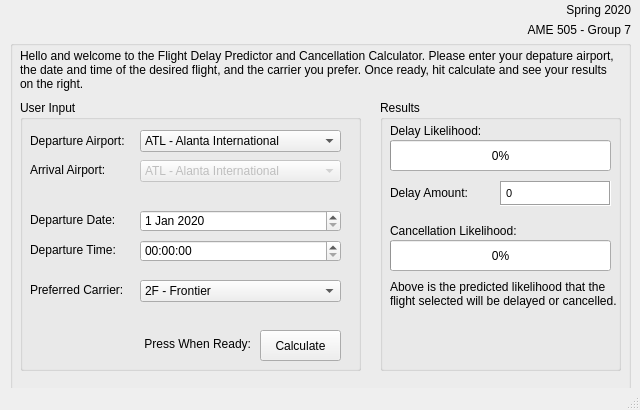
<?xml version="1.0" encoding="UTF-8"?>
<ui version="4.0">
 <class>MainWindow</class>
 <widget class="QMainWindow" name="MainWindow">
  <property name="windowModality">
   <enum>Qt::NonModal</enum>
  </property>
  <property name="geometry">
   <rect>
    <x>0</x>
    <y>0</y>
    <width>640</width>
    <height>410</height>
   </rect>
  </property>
  <property name="minimumSize">
   <size>
    <width>640</width>
    <height>410</height>
   </size>
  </property>
  <property name="maximumSize">
   <size>
    <width>640</width>
    <height>410</height>
   </size>
  </property>
  <property name="windowTitle">
   <string>MainWindow</string>
  </property>
  <widget class="QWidget" name="centralwidget">
   <widget class="QLabel" name="Logo">
    <property name="geometry">
     <rect>
      <x>10</x>
      <y>10</y>
      <width>401</width>
      <height>61</height>
     </rect>
    </property>
    <property name="text">
     <string>&lt;html&gt;&lt;head/&gt;&lt;body&gt;&lt;p&gt;&lt;img src=&quot;:/Images/Logo.png&quot;/&gt;&lt;/p&gt;&lt;/body&gt;&lt;/html&gt;</string>
    </property>
   </widget>
   <widget class="QLabel" name="GroupTitle">
    <property name="geometry">
     <rect>
      <x>410</x>
      <y>10</y>
      <width>221</width>
      <height>41</height>
     </rect>
    </property>
    <property name="text">
     <string>&lt;html&gt;&lt;head/&gt;&lt;body&gt;&lt;p align=&quot;right&quot;&gt;AME 505 - Group 7&lt;/p&gt;&lt;/body&gt;&lt;/html&gt;</string>
    </property>
   </widget>
   <widget class="QGroupBox" name="groupBox">
    <property name="geometry">
     <rect>
      <x>10</x>
      <y>40</y>
      <width>621</width>
      <height>351</height>
     </rect>
    </property>
    <property name="title">
     <string/>
    </property>
    <widget class="QLabel" name="label_5">
     <property name="geometry">
      <rect>
       <x>10</x>
       <y>0</y>
       <width>601</width>
       <height>61</height>
      </rect>
     </property>
     <property name="text">
      <string>&lt;html&gt;&lt;head/&gt;&lt;body&gt;&lt;p&gt;Hello and welcome to the Flight Delay Predictor and Cancellation Calculator. Please enter your depature airport, the date and time of the desired flight, and the carrier you prefer. Once ready, hit calculate and see your results on the right.&lt;/p&gt;&lt;/body&gt;&lt;/html&gt;</string>
     </property>
     <property name="wordWrap">
      <bool>true</bool>
     </property>
    </widget>
    <widget class="QGroupBox" name="UserInput">
     <property name="geometry">
      <rect>
       <x>10</x>
       <y>60</y>
       <width>341</width>
       <height>271</height>
      </rect>
     </property>
     <property name="title">
      <string>User Input</string>
     </property>
     <widget class="QLabel" name="label_4">
      <property name="geometry">
       <rect>
        <x>10</x>
        <y>31</y>
        <width>131</width>
        <height>20</height>
       </rect>
      </property>
      <property name="text">
       <string>Departure Airport:</string>
      </property>
     </widget>
     <widget class="QComboBox" name="DepartureAirport">
      <property name="geometry">
       <rect>
        <x>120</x>
        <y>30</y>
        <width>201</width>
        <height>22</height>
       </rect>
      </property>
      <item>
       <property name="text">
        <string>ATL - Alanta International</string>
       </property>
      </item>
      <item>
       <property name="text">
        <string>DEN - Denver International </string>
       </property>
      </item>
      <item>
       <property name="text">
        <string>DFW - Dallas/Fort Worth International</string>
       </property>
      </item>
      <item>
       <property name="text">
        <string>EWR - Newark International</string>
       </property>
      </item>
      <item>
       <property name="text">
        <string>HNL - Honolulu International</string>
       </property>
      </item>
      <item>
       <property name="text">
        <string>JFK - John F. Kennedy International</string>
       </property>
      </item>
      <item>
       <property name="text">
        <string>LAX - Los Angeles International</string>
       </property>
      </item>
      <item>
       <property name="text">
        <string>OGG - Kahului Regional</string>
       </property>
      </item>
      <item>
       <property name="text">
        <string>SEA - Seattle International</string>
       </property>
      </item>
      <item>
       <property name="text">
        <string>SFO - San Francisco International</string>
       </property>
      </item>
     </widget>
     <widget class="QLabel" name="label_6">
      <property name="geometry">
       <rect>
        <x>10</x>
        <y>60</y>
        <width>131</width>
        <height>20</height>
       </rect>
      </property>
      <property name="text">
       <string>Arrival Airport:</string>
      </property>
     </widget>
     <widget class="QDateEdit" name="DepartureDate">
      <property name="geometry">
       <rect>
        <x>120</x>
        <y>110</y>
        <width>201</width>
        <height>22</height>
       </rect>
      </property>
      <property name="date">
       <date>
        <year>2020</year>
        <month>1</month>
        <day>1</day>
       </date>
      </property>
     </widget>
     <widget class="QComboBox" name="ArrivalAirport">
      <property name="enabled">
       <bool>false</bool>
      </property>
      <property name="geometry">
       <rect>
        <x>120</x>
        <y>60</y>
        <width>201</width>
        <height>22</height>
       </rect>
      </property>
      <item>
       <property name="text">
        <string>ATL - Alanta International</string>
       </property>
      </item>
      <item>
       <property name="text">
        <string>DEN - Denver International </string>
       </property>
      </item>
      <item>
       <property name="text">
        <string>DFW - Dallas/Fort Worth International</string>
       </property>
      </item>
      <item>
       <property name="text">
        <string>EWR - Newark International</string>
       </property>
      </item>
      <item>
       <property name="text">
        <string>HNL - Honolulu International</string>
       </property>
      </item>
      <item>
       <property name="text">
        <string>JFK - John F. Kennedy International</string>
       </property>
      </item>
      <item>
       <property name="text">
        <string>LAX - Los Angeles International</string>
       </property>
      </item>
      <item>
       <property name="text">
        <string>OGG - Kahului Regional</string>
       </property>
      </item>
      <item>
       <property name="text">
        <string>SEA - Seattle International</string>
       </property>
      </item>
      <item>
       <property name="text">
        <string>SFO - San Francisco International</string>
       </property>
      </item>
     </widget>
     <widget class="QLabel" name="label_7">
      <property name="geometry">
       <rect>
        <x>10</x>
        <y>110</y>
        <width>131</width>
        <height>20</height>
       </rect>
      </property>
      <property name="text">
       <string>Departure Date:</string>
      </property>
     </widget>
     <widget class="QLabel" name="label_8">
      <property name="geometry">
       <rect>
        <x>10</x>
        <y>140</y>
        <width>131</width>
        <height>20</height>
       </rect>
      </property>
      <property name="text">
       <string>Departure Time: </string>
      </property>
     </widget>
     <widget class="QTimeEdit" name="DepartureTime">
      <property name="geometry">
       <rect>
        <x>120</x>
        <y>140</y>
        <width>201</width>
        <height>22</height>
       </rect>
      </property>
     </widget>
     <widget class="QLabel" name="label_9">
      <property name="geometry">
       <rect>
        <x>10</x>
        <y>180</y>
        <width>131</width>
        <height>20</height>
       </rect>
      </property>
      <property name="text">
       <string>Preferred Carrier:</string>
      </property>
     </widget>
     <widget class="QComboBox" name="Airline">
      <property name="geometry">
       <rect>
        <x>120</x>
        <y>180</y>
        <width>201</width>
        <height>22</height>
       </rect>
      </property>
      <item>
       <property name="text">
        <string>2F - Frontier </string>
       </property>
      </item>
      <item>
       <property name="text">
        <string>AA - American </string>
       </property>
      </item>
      <item>
       <property name="text">
        <string>AS - Alaska</string>
       </property>
      </item>
      <item>
       <property name="text">
        <string>B6 - Jet Blue</string>
       </property>
      </item>
      <item>
       <property name="text">
        <string>DL - Delta</string>
       </property>
      </item>
      <item>
       <property name="text">
        <string>G4 - Allegiant Air</string>
       </property>
      </item>
      <item>
       <property name="text">
        <string>HA - Hawaiian</string>
       </property>
      </item>
      <item>
       <property name="text">
        <string>NK - Sprint</string>
       </property>
      </item>
      <item>
       <property name="text">
        <string>NA - United</string>
       </property>
      </item>
      <item>
       <property name="text">
        <string>WN - Southwest</string>
       </property>
      </item>
     </widget>
     <widget class="QPushButton" name="Calculate">
      <property name="geometry">
       <rect>
        <x>240</x>
        <y>230</y>
        <width>81</width>
        <height>31</height>
       </rect>
      </property>
      <property name="text">
       <string>Calculate</string>
      </property>
     </widget>
     <widget class="QLabel" name="label_10">
      <property name="geometry">
       <rect>
        <x>100</x>
        <y>229</y>
        <width>131</width>
        <height>31</height>
       </rect>
      </property>
      <property name="text">
       <string>&lt;html&gt;&lt;head/&gt;&lt;body&gt;&lt;p align=&quot;right&quot;&gt;Press When Ready:&lt;/p&gt;&lt;/body&gt;&lt;/html&gt;</string>
      </property>
     </widget>
    </widget>
    <widget class="QGroupBox" name="Results">
     <property name="geometry">
      <rect>
       <x>370</x>
       <y>60</y>
       <width>241</width>
       <height>271</height>
      </rect>
     </property>
     <property name="title">
      <string>Results</string>
     </property>
     <widget class="QProgressBar" name="DelayPercent">
      <property name="geometry">
       <rect>
        <x>10</x>
        <y>40</y>
        <width>221</width>
        <height>31</height>
       </rect>
      </property>
      <property name="autoFillBackground">
       <bool>false</bool>
      </property>
      <property name="value">
       <number>0</number>
      </property>
      <property name="alignment">
       <set>Qt::AlignRight|Qt::AlignTrailing|Qt::AlignVCenter</set>
      </property>
      <property name="textVisible">
       <bool>true</bool>
      </property>
      <property name="orientation">
       <enum>Qt::Horizontal</enum>
      </property>
      <property name="invertedAppearance">
       <bool>false</bool>
      </property>
      <property name="textDirection">
       <enum>QProgressBar::TopToBottom</enum>
      </property>
      <property name="format">
       <string>%p%</string>
      </property>
     </widget>
     <widget class="QLabel" name="label_11">
      <property name="geometry">
       <rect>
        <x>10</x>
        <y>20</y>
        <width>131</width>
        <height>21</height>
       </rect>
      </property>
      <property name="text">
       <string>Delay Likelihood:</string>
      </property>
     </widget>
     <widget class="QLabel" name="label_12">
      <property name="geometry">
       <rect>
        <x>10</x>
        <y>120</y>
        <width>151</width>
        <height>21</height>
       </rect>
      </property>
      <property name="text">
       <string>Cancellation Likelihood:</string>
      </property>
     </widget>
     <widget class="QProgressBar" name="CancellationPercent">
      <property name="geometry">
       <rect>
        <x>10</x>
        <y>140</y>
        <width>221</width>
        <height>31</height>
       </rect>
      </property>
      <property name="maximum">
       <number>10</number>
      </property>
      <property name="value">
       <number>0</number>
      </property>
      <property name="alignment">
       <set>Qt::AlignCenter</set>
      </property>
      <property name="format">
       <string>%v%</string>
      </property>
     </widget>
     <widget class="QLabel" name="label_13">
      <property name="geometry">
       <rect>
        <x>10</x>
        <y>80</y>
        <width>91</width>
        <height>25</height>
       </rect>
      </property>
      <property name="text">
       <string>Delay Amount:</string>
      </property>
     </widget>
     <widget class="QLabel" name="label_2">
      <property name="geometry">
       <rect>
        <x>10</x>
        <y>180</y>
        <width>231</width>
        <height>51</height>
       </rect>
      </property>
      <property name="text">
       <string>&lt;html&gt;&lt;head/&gt;&lt;body&gt;&lt;p&gt;Above is the predicted likelihood that the flight selected will be delayed or cancelled.&lt;/p&gt;&lt;/body&gt;&lt;/html&gt;</string>
      </property>
      <property name="alignment">
       <set>Qt::AlignLeading|Qt::AlignLeft|Qt::AlignTop</set>
      </property>
      <property name="wordWrap">
       <bool>true</bool>
      </property>
     </widget>
     <widget class="QTextBrowser" name="DelayAmount">
      <property name="geometry">
       <rect>
        <x>120</x>
        <y>81</y>
        <width>111</width>
        <height>25</height>
       </rect>
      </property>
      <property name="contextMenuPolicy">
       <enum>Qt::PreventContextMenu</enum>
      </property>
      <property name="layoutDirection">
       <enum>Qt::LeftToRight</enum>
      </property>
      <property name="frameShape">
       <enum>QFrame::Box</enum>
      </property>
      <property name="verticalScrollBarPolicy">
       <enum>Qt::ScrollBarAlwaysOff</enum>
      </property>
      <property name="horizontalScrollBarPolicy">
       <enum>Qt::ScrollBarAlwaysOff</enum>
      </property>
      <property name="sizeAdjustPolicy">
       <enum>QAbstractScrollArea::AdjustIgnored</enum>
      </property>
      <property name="autoFormatting">
       <set>QTextEdit::AutoNone</set>
      </property>
      <property name="documentTitle">
       <string notr="true"/>
      </property>
      <property name="lineWrapMode">
       <enum>QTextEdit::NoWrap</enum>
      </property>
      <property name="lineWrapColumnOrWidth">
       <number>0</number>
      </property>
      <property name="html">
       <string>&lt;!DOCTYPE HTML PUBLIC &quot;-//W3C//DTD HTML 4.0//EN&quot; &quot;http://www.w3.org/TR/REC-html40/strict.dtd&quot;&gt;
&lt;html&gt;&lt;head&gt;&lt;meta name=&quot;qrichtext&quot; content=&quot;1&quot; /&gt;&lt;style type=&quot;text/css&quot;&gt;
p, li { white-space: pre-wrap; }
&lt;/style&gt;&lt;/head&gt;&lt;body style=&quot; font-family:'.AppleSystemUIFont'; font-size:13pt; font-weight:400; font-style:normal;&quot;&gt;
&lt;p style=&quot; margin-top:0px; margin-bottom:0px; margin-left:0px; margin-right:0px; -qt-block-indent:0; text-indent:0px;&quot;&gt;&lt;span style=&quot; font-family:'MS Shell Dlg 2'; font-size:8.25pt;&quot;&gt;0&lt;/span&gt;&lt;/p&gt;&lt;/body&gt;&lt;/html&gt;</string>
      </property>
      <property name="overwriteMode">
       <bool>false</bool>
      </property>
      <property name="acceptRichText">
       <bool>true</bool>
      </property>
      <property name="placeholderText">
       <string>None</string>
      </property>
     </widget>
    </widget>
   </widget>
   <widget class="QLabel" name="Semester">
    <property name="geometry">
     <rect>
      <x>410</x>
      <y>-10</y>
      <width>221</width>
      <height>41</height>
     </rect>
    </property>
    <property name="text">
     <string>&lt;html&gt;&lt;head/&gt;&lt;body&gt;&lt;p align=&quot;right&quot;&gt;Spring 2020&lt;/p&gt;&lt;/body&gt;&lt;/html&gt;</string>
    </property>
   </widget>
   <zorder>GroupTitle</zorder>
   <zorder>groupBox</zorder>
   <zorder>Semester</zorder>
   <zorder>Logo</zorder>
  </widget>
  <widget class="QStatusBar" name="statusbar"/>
  <action name="actionNew">
   <property name="icon">
    <iconset>
     <normalon>:/Images/icons8-add-file-32.png</normalon>
    </iconset>
   </property>
   <property name="text">
    <string>New</string>
   </property>
  </action>
  <action name="actionClose">
   <property name="icon">
    <iconset>
     <normalon>:/Images/icons8-trash-can-32.png</normalon>
    </iconset>
   </property>
   <property name="text">
    <string>Close</string>
   </property>
  </action>
  <action name="actionTutorial">
   <property name="icon">
    <iconset>
     <normaloff>:/Images/icons8-file-invoice-32.png</normaloff>:/Images/icons8-file-invoice-32.png</iconset>
   </property>
   <property name="text">
    <string>Tutorial</string>
   </property>
  </action>
 </widget>
 <resources>
  <include location="ResourceFiles_FlightPredictor_GUI.qrc"/>
 </resources>
 <connections/>
</ui>
